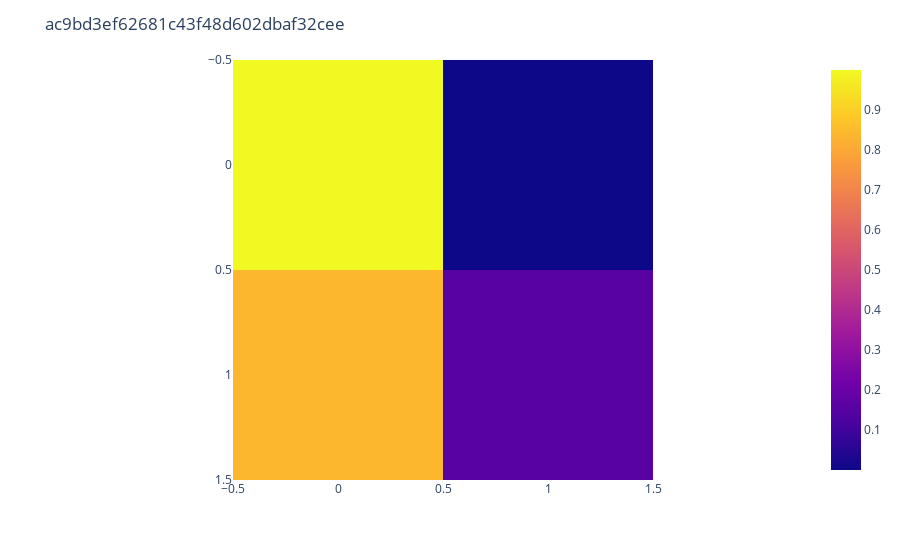
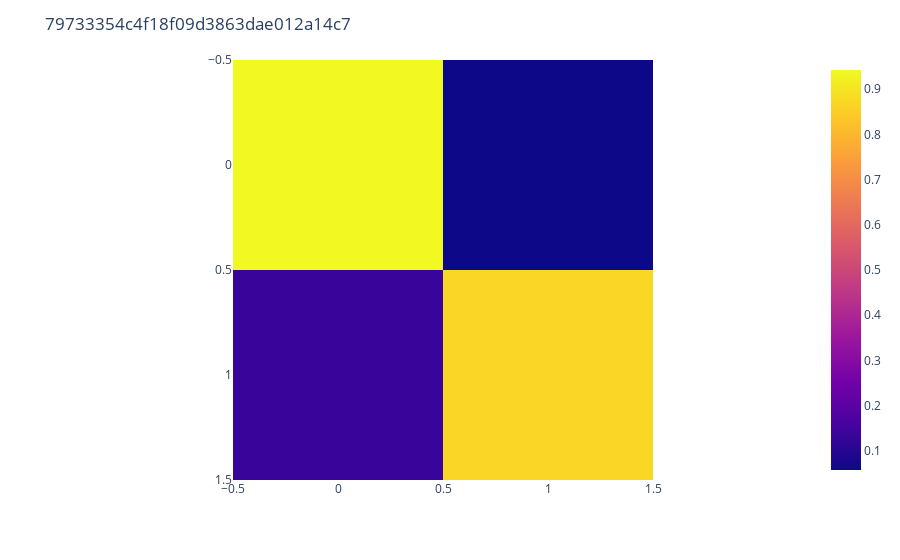
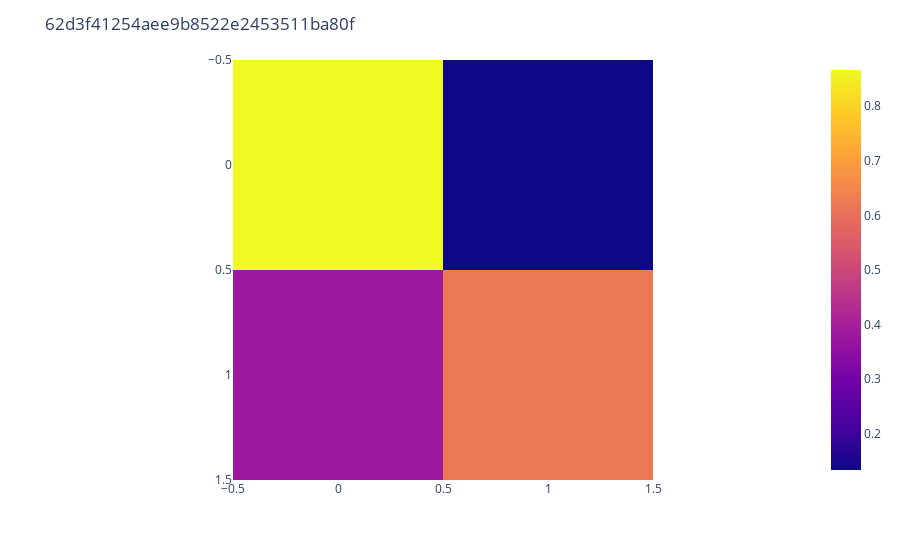
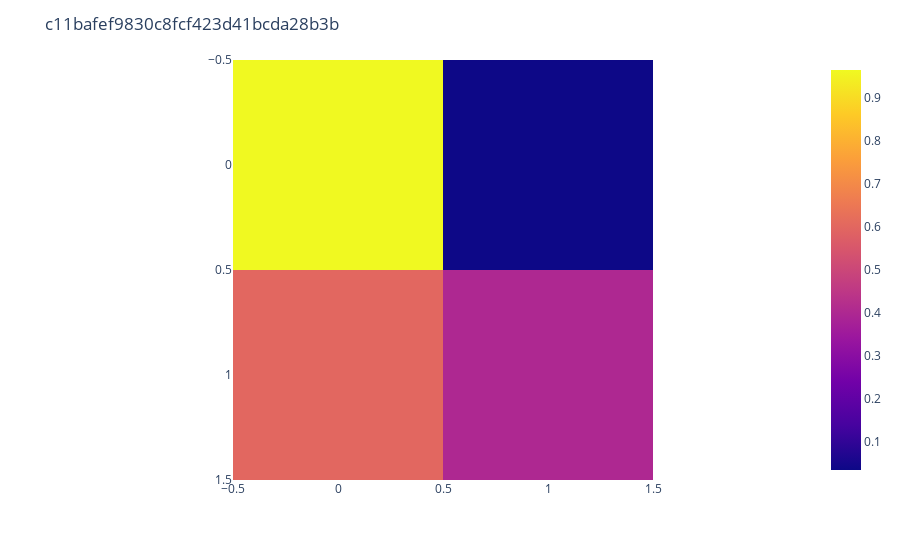

Notebook code for these charts, in order:
### Code cell
import plotly.express as px


for i, row in good_workers.iterrows():
    fig = px.imshow(
        np.array([float(item) for item in row[2].split(" ")[:-1]]).reshape(2, 2),
    )
    fig.update_layout(title = row[0])
    fig.show()

### Figure 1 — Plotly figure (JSON) as saved in the notebook; plotly's stock layout.template omitted (floating-point values rounded to 4 significant figures)
{"data": [{"coloraxis": "coloraxis", "hovertemplate": "x: %{x}<br>y: %{y}<br>color: %{z}<extra></extra>", "name": "0", "type": "heatmap", "xaxis": "x", "yaxis": "y", "z": [[0.9993, 0.000665], [0.8393, 0.1607]]}], "layout": {"coloraxis": {"colorscale": [[0, "#0d0887"], [0.1111, "#46039f"], [0.2222, "#7201a8"], [0.3333, "#9c179e"], [0.4444, "#bd3786"], [0.5556, "#d8576b"], [0.6667, "#ed7953"], [0.7778, "#fb9f3a"], [0.8889, "#fdca26"], [1, "#f0f921"]]}, "margin": {"t": 60}, "title": {"text": "ac9bd3ef62681c43f48d602dbaf32cee"}, "xaxis": {"anchor": "y", "constrain": "domain", "domain": [0, 1], "scaleanchor": "y"}, "yaxis": {"anchor": "x", "autorange": "reversed", "constrain": "domain", "domain": [0, 1]}}}

### Figure 2 — Plotly figure (JSON) as saved in the notebook; plotly's stock layout.template omitted (floating-point values rounded to 4 significant figures)
{"data": [{"coloraxis": "coloraxis", "hovertemplate": "x: %{x}<br>y: %{y}<br>color: %{z}<extra></extra>", "name": "0", "type": "heatmap", "xaxis": "x", "yaxis": "y", "z": [[0.9425, 0.0575], [0.1315, 0.8685]]}], "layout": {"coloraxis": {"colorscale": [[0, "#0d0887"], [0.1111, "#46039f"], [0.2222, "#7201a8"], [0.3333, "#9c179e"], [0.4444, "#bd3786"], [0.5556, "#d8576b"], [0.6667, "#ed7953"], [0.7778, "#fb9f3a"], [0.8889, "#fdca26"], [1, "#f0f921"]]}, "margin": {"t": 60}, "title": {"text": "79733354c4f18f09d3863dae012a14c7"}, "xaxis": {"anchor": "y", "constrain": "domain", "domain": [0, 1], "scaleanchor": "y"}, "yaxis": {"anchor": "x", "autorange": "reversed", "constrain": "domain", "domain": [0, 1]}}}

### Figure 3 — Plotly figure (JSON) as saved in the notebook; plotly's stock layout.template omitted (floating-point values rounded to 4 significant figures)
{"data": [{"coloraxis": "coloraxis", "hovertemplate": "x: %{x}<br>y: %{y}<br>color: %{z}<extra></extra>", "name": "0", "type": "heatmap", "xaxis": "x", "yaxis": "y", "z": [[0.8665, 0.1335], [0.3814, 0.6186]]}], "layout": {"coloraxis": {"colorscale": [[0, "#0d0887"], [0.1111, "#46039f"], [0.2222, "#7201a8"], [0.3333, "#9c179e"], [0.4444, "#bd3786"], [0.5556, "#d8576b"], [0.6667, "#ed7953"], [0.7778, "#fb9f3a"], [0.8889, "#fdca26"], [1, "#f0f921"]]}, "margin": {"t": 60}, "title": {"text": "62d3f41254aee9b8522e2453511ba80f"}, "xaxis": {"anchor": "y", "constrain": "domain", "domain": [0, 1], "scaleanchor": "y"}, "yaxis": {"anchor": "x", "autorange": "reversed", "constrain": "domain", "domain": [0, 1]}}}

### Figure 4 — Plotly figure (JSON) as saved in the notebook; plotly's stock layout.template omitted (floating-point values rounded to 4 significant figures)
{"data": [{"coloraxis": "coloraxis", "hovertemplate": "x: %{x}<br>y: %{y}<br>color: %{z}<extra></extra>", "name": "0", "type": "heatmap", "xaxis": "x", "yaxis": "y", "z": [[0.9651, 0.0349], [0.5997, 0.4003]]}], "layout": {"coloraxis": {"colorscale": [[0, "#0d0887"], [0.1111, "#46039f"], [0.2222, "#7201a8"], [0.3333, "#9c179e"], [0.4444, "#bd3786"], [0.5556, "#d8576b"], [0.6667, "#ed7953"], [0.7778, "#fb9f3a"], [0.8889, "#fdca26"], [1, "#f0f921"]]}, "margin": {"t": 60}, "title": {"text": "c11bafef9830c8fcf423d41bcda28b3b"}, "xaxis": {"anchor": "y", "constrain": "domain", "domain": [0, 1], "scaleanchor": "y"}, "yaxis": {"anchor": "x", "autorange": "reversed", "constrain": "domain", "domain": [0, 1]}}}
